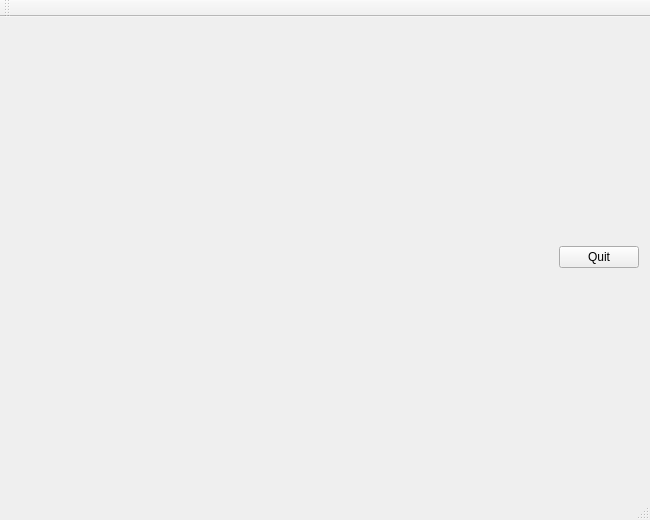
<?xml version="1.0" encoding="UTF-8"?>
<ui version="4.0">
 <class>MainWindow</class>
 <widget class="QMainWindow" name="MainWindow">
  <property name="geometry">
   <rect>
    <x>0</x>
    <y>0</y>
    <width>650</width>
    <height>520</height>
   </rect>
  </property>
  <property name="focusPolicy">
   <enum>Qt::NoFocus</enum>
  </property>
  <property name="windowTitle">
   <string>Gain some Perspective</string>
  </property>
  <widget class="QWidget" name="centralWidget">
   <layout class="QHBoxLayout" name="horizontalLayout">
    <item>
     <widget class="MyPanelOpenGL" name="panelGL" native="true">
      <property name="sizePolicy">
       <sizepolicy hsizetype="Expanding" vsizetype="Expanding">
        <horstretch>0</horstretch>
        <verstretch>0</verstretch>
       </sizepolicy>
      </property>
      <property name="focusPolicy">
       <enum>Qt::StrongFocus</enum>
      </property>
     </widget>
    </item>
    <item>
     <widget class="QPushButton" name="pushButton">
      <property name="text">
       <string>Quit</string>
      </property>
     </widget>
    </item>
   </layout>
  </widget>
  <widget class="QMenuBar" name="menuBar">
   <property name="geometry">
    <rect>
     <x>0</x>
     <y>0</y>
     <width>650</width>
     <height>25</height>
    </rect>
   </property>
  </widget>
  <widget class="QToolBar" name="mainToolBar">
   <attribute name="toolBarArea">
    <enum>TopToolBarArea</enum>
   </attribute>
   <attribute name="toolBarBreak">
    <bool>false</bool>
   </attribute>
  </widget>
  <widget class="QStatusBar" name="statusBar"/>
 </widget>
 <layoutdefault spacing="6" margin="11"/>
 <customwidgets>
  <customwidget>
   <class>MyPanelOpenGL</class>
   <extends>QWidget</extends>
   <header>mypanelopengl.h</header>
   <container>1</container>
   <slots>
    <slot>changeSides(int)</slot>
    <slot>changeRadius(double)</slot>
   </slots>
  </customwidget>
 </customwidgets>
 <resources/>
 <connections>
  <connection>
   <sender>pushButton</sender>
   <signal>clicked()</signal>
   <receiver>MainWindow</receiver>
   <slot>close()</slot>
   <hints>
    <hint type="sourcelabel">
     <x>555</x>
     <y>464</y>
    </hint>
    <hint type="destinationlabel">
     <x>576</x>
     <y>252</y>
    </hint>
   </hints>
  </connection>
 </connections>
</ui>
